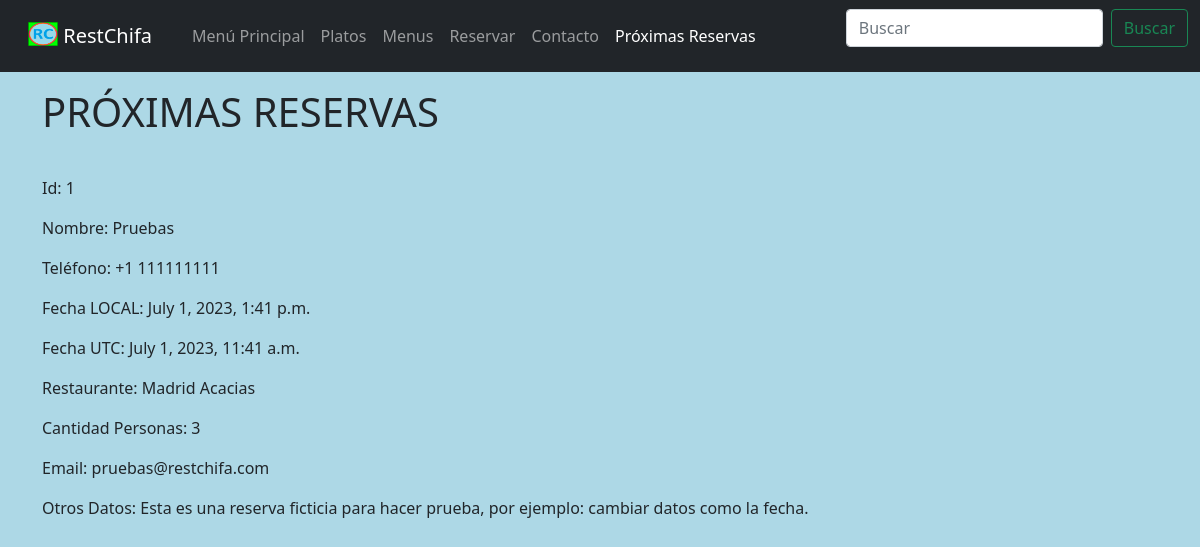
The page /restChifa/proximas_reservas/ on the database its author committed.
### restChifa/models.py (models this page shows, shortened)
class Reserve(models.Model):
    pk_id = models.AutoField(primary_key=True)
    name = models.CharField(max_length=200, blank = False, null = False)
    phone = models.CharField(max_length=15, blank = False, null = False)
    date_utc = models.DateTimeField('date reserve UTC')
    fk_restaurant = models.ForeignKey(Restaurant, on_delete=models.CASCADE)
    number_people = models.IntegerField(default=1, blank = False, null = False)
    email = models.CharField(max_length=100, blank=True)
    other = models.CharField(max_length=200, blank=True)
    class Meta:
        verbose_name_plural = "Reserves"

class Restaurant(models.Model):
    pk_name = models.CharField(primary_key=True, max_length=200, blank = False, null = False)
    class Meta:
        verbose_name_plural = "Restaurants"
    def __str__(self):
        return self.pk_name

### restChifa/views.py (the view)
def data_reserves(request):
    page_object = Common.get_paginator(request, Reserve.objects.filter(date_utc__gte = timezone.now()).order_by('date_utc'), 1)
    user_timezone = settings.TIME_ZONE_USER
    nav_data_reserves_active = "active"
    url_page = {
        "index": settings.URL_INDEX,
        "dishes": settings.URL_DISHES,
        "dish": settings.URL_DISH,
        "menus": settings.URL_MENUS,
        "menu": settings.URL_MENU,
        "reserve": settings.URL_RESERVE,
        "contact": settings.URL_CONTACT,
        "data_reserves": settings.URL_DATA_RESERVES
    }
    context = {
        'page_object': page_object,
        'user_timezone': user_timezone,
        "nav_data_reserves_active": nav_data_reserves_active,
        "url_page": url_page
        }
    return render(request, 'restChifa/data_reserves.html', context)

### restChifa/common.py (called while the page is built)
    def get_paginator(request, model, per_page=settings.PAGINATOR_PER_PAGE): #settings.PAGINATOR_PER_PAGE
        if request is None or model is None:
            return False
        return Paginator(model, per_page).get_page(request.GET.get("page"))

### restChifa/templates/restChifa/data_reserves.html (shortened to what this page needs)
{% include 'restChifa/navegation.html' %}
<div class="container">
    <div class="row my-3">
        <div class="col-sm-12 col-md-12 col-lg-12 col-xl-12">
            <h1>PRÓXIMAS RESERVAS</h1>
        </div>
    </div>
    {% if page_object.object_list %}
        {% load tz %}
        {% for reserve in page_object.object_list %}
            <div class="row">
                <div class="col-sm-12 col-md-12 col-lg-12 col-xl-12">
                    <p>Id: {{ reserve.pk_id }}</p>
                </div>
            </div>
            <div class="row">
                <div class="col-sm-12 col-md-12 col-lg-12 col-xl-12">
                    <p>Nombre: {{ reserve.name }}</p>
                </div>
            </div>
            <div class="row">
                <div class="col-sm-12 col-md-12 col-lg-12 col-xl-12">
                    <p>Teléfono: {{ reserve.phone }}</p>
                </div>
            </div>
            <div class="row">
                <div class="col-sm-12 col-md-12 col-lg-12 col-xl-12">
                    <p>Fecha LOCAL: {{ reserve.date_utc|timezone:user_timezone }}</p>
                </div>
            </div>
            <div class="row">
                <div class="col-sm-12 col-md-12 col-lg-12 col-xl-12">
                    <p>Fecha UTC: {{ reserve.date_utc }}</p>
                </div>
            </div>
            <div class="row">
                <div class="col-sm-12 col-md-12 col-lg-12 col-xl-12">
                    <p>Restaurante: {{ reserve.fk_restaurant }}</p>
                </div>
            </div>
            <div class="row">
                <div class="col-sm-12 col-md-12 col-lg-12 col-xl-12">
                    <p>Cantidad Personas: {{ reserve.number_people }}</p>
                </div>
            </div>
            <div class="row">
                <div class="col-sm-12 col-md-12 col-lg-12 col-xl-12">
                    <p>Email: {{ reserve.email }}</p>
                </div>
            </div>
            <div class="row">
                <div class="col-sm-12 col-md-12 col-lg-12 col-xl-12">
                    <p>Otros Datos: {{ reserve.other }}</p>
                </div>
            </div>
        {% endfor %}
    {% else %}
        <div class="row">
            <div class="col-sm-12 col-md-12 col-lg-12 col-xl-12">
                <p>No hay próximas reservas.</p>
            </div>
        </div>
    {% endif %}
</div>

### rows shown on the page
Reserve: pk_id "1", name "Pruebas", phone "+1 111111111", date_utc "July 1, 2023, 1:41 p.m.", date_utc "July 1, 2023, 11:41 a.m.", fk_restaurant "Madrid Acacias", number_people "3", email "pruebas@restchifa.com", other "Esta es una reserva ficticia para hacer prueba, por ejemplo: cambiar datos como la fecha."
